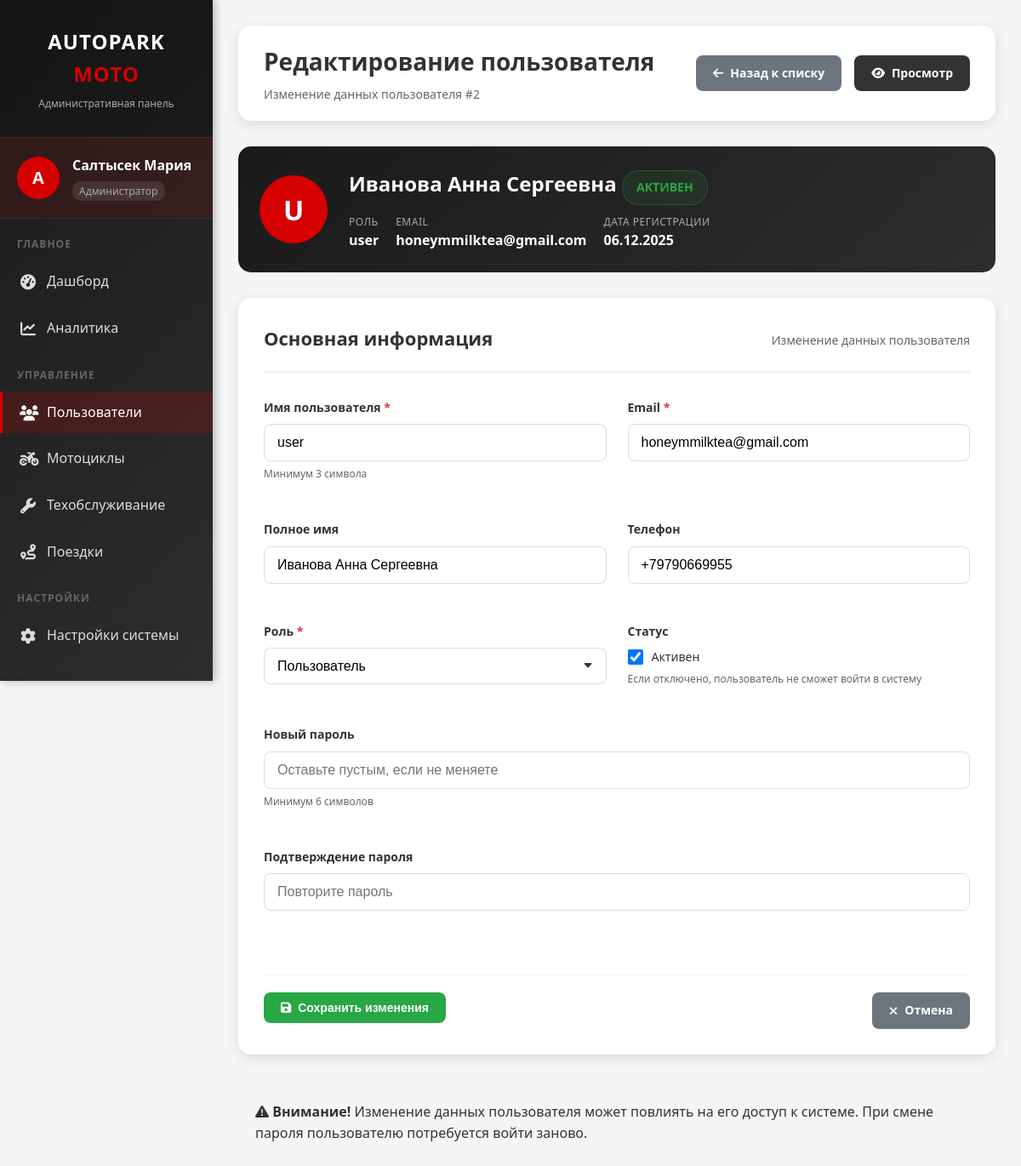
/autopark_moto/admin/users_edit.php?id=2 (signed in), run on the app's committed database.
### tables this page shows
CREATE TABLE `users` (
  `id` int(11) NOT NULL,
  `username` varchar(100) NOT NULL,
  `email` varchar(255) NOT NULL,
  `password` varchar(255) NOT NULL,
  `full_name` varchar(255) DEFAULT NULL,
  `phone` varchar(50) DEFAULT NULL,
  `role` enum('admin','user') NOT NULL DEFAULT 'user',
  `avatar` varchar(255) DEFAULT NULL,
  `is_active` tinyint(1) DEFAULT 1,
  `last_login` datetime DEFAULT NULL,
  `created_at` datetime NOT NULL DEFAULT current_timestamp(),
  `updated_at` datetime NOT NULL DEFAULT current_timestamp() ON UPDATE current_timestamp()
);

### autopark_moto/admin/users_edit.php (the view, shortened to what this page needs)
<?php
$db = getDBConnection();
$user_id = intval($_GET['id']);
$stmt = $db->prepare("SELECT * FROM users WHERE id = ?");
$stmt->execute([$user_id]);
$user = $stmt->fetch(PDO::FETCH_ASSOC);
?>
<!DOCTYPE html>
<html lang="ru">
<head>
    <link rel="stylesheet" href="/autopark_moto/assets/css/style.css">
    <link rel="stylesheet" href="https://cdnjs.cloudflare.com/ajax/libs/font-awesome/6.4.0/css/all.min.css">
</head>
<body>
    <aside class="admin-sidebar">
        <div class="sidebar-header">
            <div class="sidebar-logo">AUTOPARK <span>MOTO</span></div>
            <div class="sidebar-subtitle">Административная панель</div>
        </div>
        <div class="sidebar-user">
            <div class="user-avatar">
                <?php
                $username = $_SESSION['user']['username'];
                echo strtoupper(substr($username, 0, 1));
                ?>
            </div>
            <div class="user-info">
                <div class="user-name"><?php echo htmlspecialchars($_SESSION['user']['full_name'] ?: $username); ?></div>
                <div class="user-role">Администратор</div>
            </div>
        </div>
        <nav class="sidebar-menu">
            <div class="menu-section">
                <div class="menu-title">Главное</div>
                <ul class="menu-items">
                    <li class="menu-item">
                        <a href="index.php" class="menu-link">
                            <i class="fas fa-tachometer-alt"></i>
                            <span>Дашборд</span>
                        </a>
                    </li>
                    <li class="menu-item">
                        <a href="analytics.php" class="menu-link">
                            <i class="fas fa-chart-line"></i>
                            <span>Аналитика</span>
                        </a>
                    </li>
                </ul>
            </div>
            <div class="menu-section">
                <div class="menu-title">Управление</div>
                <ul class="menu-items">
                    <li class="menu-item">
                        <a href="users.php" class="menu-link active">
                            <i class="fas fa-users"></i>
                            <span>Пользователи</span>
                        </a>
                    </li>
                    <li class="menu-item">
                        <a href="motorcycles.php" class="menu-link">
                            <i class="fas fa-motorcycle"></i>
                            <span>Мотоциклы</span>
                        </a>
                    </li>
                    <li class="menu-item">
                        <a href="services.php" class="menu-link">
                            <i class="fas fa-wrench"></i>
                            <span>Техобслуживание</span>
                        </a>
                    </li>
                    <li class="menu-item">
                        <a href="trips.php" class="menu-link">
                            <i class="fas fa-route"></i>
                            <span>Поездки</span>
                        </a>
                    </li>
                </ul>
            </div>
            <div class="menu-section">
                <div class="menu-title">Настройки</div>
                <ul class="menu-items">
                    <li class="menu-item">
                        <a href="settings.php" class="menu-link">
                            <i class="fas fa-cog"></i>
                            <span>Настройки системы</span>
                        </a>
                    </li>
                </ul>
            </div>
            <div class="menu-section">
                <ul class="menu-items">
                    <li class="menu-item">
                        <a href="/autopark_moto/index.php" class="menu-link">
                        </a>
                    </li>
                </ul>
            </div>
        </nav>
    </aside>
    <div class="admin-content">
        <div class="admin-topbar fade-in">
            <div>
                <h1 class="page-title">Редактирование пользователя</h1>
                <p class="page-subtitle">Изменение данных пользователя #<?php echo $user_id; ?></p>
            </div>
            <div class="topbar-actions">
                <a href="users.php" class="btn-admin btn-back">
                    <i class="fas fa-arrow-left"></i> Назад к списку
                </a>
                <a href="users_view.php?id=<?php echo $user_id; ?>" class="btn-admin btn-secondary">
                    <i class="fas fa-eye"></i> Просмотр
                </a>
            </div>
        </div>
        <div class="user-info-card fade-in">
            <div class="user-avatar-large">
                <?php echo strtoupper(substr($user['username'], 0, 1)); ?>
            </div>
            <div class="user-details">
                <div class="user-title">
                    <?php echo htmlspecialchars($user['full_name'] ?: $user['username']); ?>
                    <span class="status-badge <?php echo $user['is_active'] ? 'status-active' : 'status-inactive'; ?>">
                        <?php echo $user['is_active'] ? 'Активен' : 'Неактивен'; ?>
                    </span>
                </div>
                <div class="user-meta">
                    <div class="meta-item">
                        <span class="meta-label">Роль</span>
                        <span class="meta-value"><?php echo htmlspecialchars($user['role']); ?></span>
                    </div>
                    <div class="meta-item">
                        <span class="meta-label">Email</span>
                        <span class="meta-value"><?php echo htmlspecialchars($user['email']); ?></span>
                    </div>
                    <div class="meta-item">
                        <span class="meta-label">Дата регистрации</span>
                        <span class="meta-value"><?php echo date('d.m.Y', strtotime($user['created_at'])); ?></span>
                    </div>
                </div>
            </div>
        </div>
        <div class="edit-form-container fade-in">
            <div class="form-header">
                <h2 class="form-title">Основная информация</h2>
                <div class="form-subtitle">Изменение данных пользователя</div>
            </div>
            <form method="POST" class="edit-form" id="editUserForm">
                <div class="form-group">
                    <label class="form-label required" for="username">Имя пользователя</label>
                    <input type="text" class="form-control" id="username" name="username"
                           value="<?php echo htmlspecialchars($user['username']); ?>"
                           required minlength="3" maxlength="50">
                    <div class="form-help">Минимум 3 символа</div>
                </div>
                <div class="form-group">
                    <label class="form-label required" for="email">Email</label>
                    <input type="email" class="form-control" id="email" name="email"
                           value="<?php echo htmlspecialchars($user['email']); ?>"
                           required maxlength="255">
                </div>
                <div class="form-group">
                    <label class="form-label" for="full_name">Полное имя</label>
                    <input type="text" class="form-control" id="full_name" name="full_name"
                           value="<?php echo htmlspecialchars($user['full_name'] ?? ''); ?>"
                           maxlength="100">
                </div>
                <div class="form-group">
                    <label class="form-label" for="phone">Телефон</label>
                    <input type="tel" class="form-control" id="phone" name="phone"
                           value="<?php echo htmlspecialchars($user['phone'] ?? ''); ?>"
                           maxlength="20">
                </div>
                <div class="form-group">
                    <label class="form-label required" for="role">Роль</label>
                    <select class="form-control" id="role" name="role" required>
                        <option value="user" <?php echo $user['role'] == 'user' ? 'selected' : ''; ?>>Пользователь</option>
                    </select>
                </div>
                <div class="form-group">
                    <label class="form-label">Статус</label>
                    <div class="checkbox-group">
                        <input type="checkbox" id="is_active" name="is_active"
                               value="1" <?php echo $user['is_active'] ? 'checked' : ''; ?>>
                        <label for="is_active">Активен</label>
                    </div>
                    <div class="form-help">Если отключено, пользователь не сможет войти в систему</div>
                </div>
                <div class="form-group full-width">
                    <label class="form-label" for="password">Новый пароль</label>
                    <input type="password" class="form-control" id="password" name="password"
                           minlength="6" placeholder="Оставьте пустым, если не меняете">
                    <div class="form-help">Минимум 6 символов</div>
                </div>
                <div class="form-group full-width">
                    <label class="form-label" for="password_confirm">Подтверждение пароля</label>
                    <input type="password" class="form-control" id="password_confirm" name="password_confirm"
                           minlength="6" placeholder="Повторите пароль">
                </div>
                <div class="form-actions">
                    <div>
                        <button type="submit" class="btn-admin btn-save">
                            <i class="fas fa-save"></i> Сохранить изменения
                        </button>
                    </div>
                    <div>
                        <a href="users_view.php?id=<?php echo $user_id; ?>" class="btn-admin btn-cancel">
                            <i class="fas fa-times"></i> Отмена
                        </a>
                    </div>
                </div>
            </form>
        </div>
        <div class="alert alert-warning fade-in">
            <div>
                <i class="fas fa-exclamation-triangle"></i>
                <strong>Внимание!</strong> Изменение данных пользователя может повлиять на его доступ к системе.
                При смене пароля пользователю потребуется войти заново.
            </div>
        </div>
    </div>
</body>
</html>

### autopark_moto/assets/css/style.css (style rules this page uses)
* { margin: 0; padding: 0; box-sizing: border-box; }
html, body { min-height: 100vh; background: #0a0a0a url('../img/main.jpg') no-repeat right center fixed; background-size: contain; font-family: 'Segoe UI', Tahoma, Geneva, Verdana, sans-serif; color: white; line-height: 1.6; }
body::before { content: ''; position: absolute; top: 0; left: 0; right: 0; bottom: 0; background: rgba(10, 10, 10, 0.85); z-index: -1; }

### data on the page
users: username "U", full_name "Иванова Анна Сергеевна", role "user", email "honeymmilktea@gmail.com", created_at "06.12.2025", username "user", phone "+79790669955", role "Пользователь", is_active "☑"

### other printed values
substr($username, 0, 1) "A"
$_SESSION['user']['full_name'] ?: $username "Салтысек Мария"
$user_id "2"
